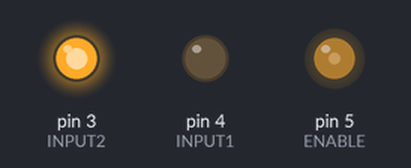
Bench run of a sketch on a simulated Arduino Uno, built with avr-gcc and run on an emulated ATmega328P. Parts: output pins drawn as LEDs (lit = HIGH).

Above: at 0.1 s.
Timing chart, 0 to 1.6 s (numbered marks = the images above):
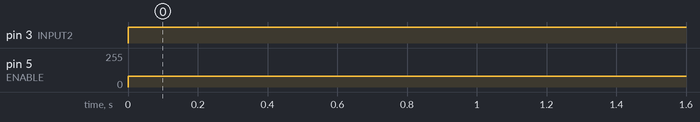

Measured:
- by itself, pin 3 (INPUT2): LOW → HIGH at 0.00 s
- by itself, pin 5 (ENABLE): 0/255 → 80/255 at 0.00 s

The sketch:

code.ino
```cpp
const int ENABLE = 5;
const int INPUT1 = 4;
const int INPUT2 = 3;
void setup()
{
  pinMode(ENABLE,OUTPUT);
  pinMode(INPUT1,OUTPUT);
  pinMode(INPUT2,OUTPUT);
}

void loop()
{

  	analogWrite(ENABLE, 80);
	digitalWrite(INPUT1, LOW);
  	digitalWrite(INPUT2, HIGH);
}
```
